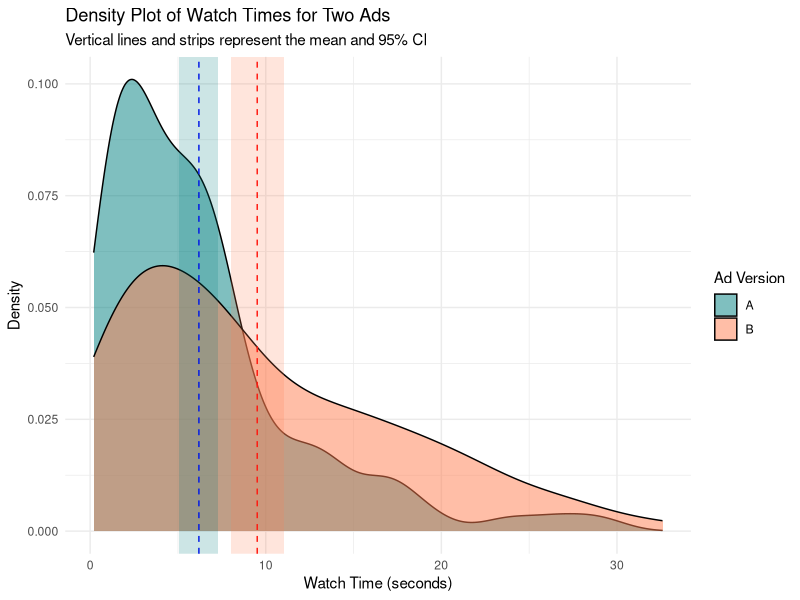

Here is the R script that generated this plot:
## ---- chunk 1
knitr::opts_chunk$set(echo = TRUE)
## ---- chunk 2
# Set seed for reproducibility
set.seed(0)

# Simulate watch times using an exponential distribution
rate_A <- 1/6  # Rate parameter for Ad A
rate_B <- 1/10  # Rate parameter for Ad B

watch_times_A <- rexp(100, rate_A) 
watch_times_B <- rexp(100, rate_B) 

## ---- chunk 3
# Load necessary library
library(ggplot2)

# Combine the data into a data frame and label them
watch_times_df <- data.frame(
  Time = c(watch_times_A, watch_times_B),
  Ad = factor(c(rep("A", length(watch_times_A)), rep("B", length(watch_times_B))))
)

# Calculate the means and standard errors for each ad
mean_watch_time_A <- mean(watch_times_A)
mean_watch_time_B <- mean(watch_times_B)
se_watch_time_A <- sd(watch_times_A) / sqrt(length(watch_times_A))
se_watch_time_B <- sd(watch_times_B) / sqrt(length(watch_times_B))

# Calculate the 95% confidence intervals
ci_watch_time_A <- c(mean_watch_time_A - 1.96 * se_watch_time_A, mean_watch_time_A + 1.96 * se_watch_time_A)
ci_watch_time_B <- c(mean_watch_time_B - 1.96 * se_watch_time_B, mean_watch_time_B + 1.96 * se_watch_time_B)

# Set colors
color_A <- "#008080"
color_B <- "#FF7F50"

# Plot
ggplot(watch_times_df, aes(x = Time, fill = Ad)) +
  geom_density(alpha = 0.5) +
  geom_vline(xintercept = mean_watch_time_A, color = "blue", linetype = "dashed", linewidth = 0.5) +
  geom_vline(xintercept = mean_watch_time_B, color = "red", linetype = "dashed", linewidth = 0.5) +
  annotate("rect", xmin = ci_watch_time_A[1], xmax = ci_watch_time_A[2], ymin = -Inf, ymax = Inf, alpha = 0.2, fill = color_A) +
  annotate("rect", xmin = ci_watch_time_B[1], xmax = ci_watch_time_B[2], ymin = -Inf, ymax = Inf, alpha = 0.2, fill = color_B) +
  scale_fill_manual(name = "Ad Version", values = c(color_A, color_B)) +
  labs(title = "Density Plot of Watch Times for Two Ads",
       subtitle = "Vertical lines and strips represent the mean and 95% CI",
       x = "Watch Time (seconds)",
       y = "Density") +
  theme_minimal()

## ---- chunk 4

# Perform a t-test
t_test_result <- t.test(watch_times_A, watch_times_B, var.equal = FALSE)

# Output the result
t_test_result

